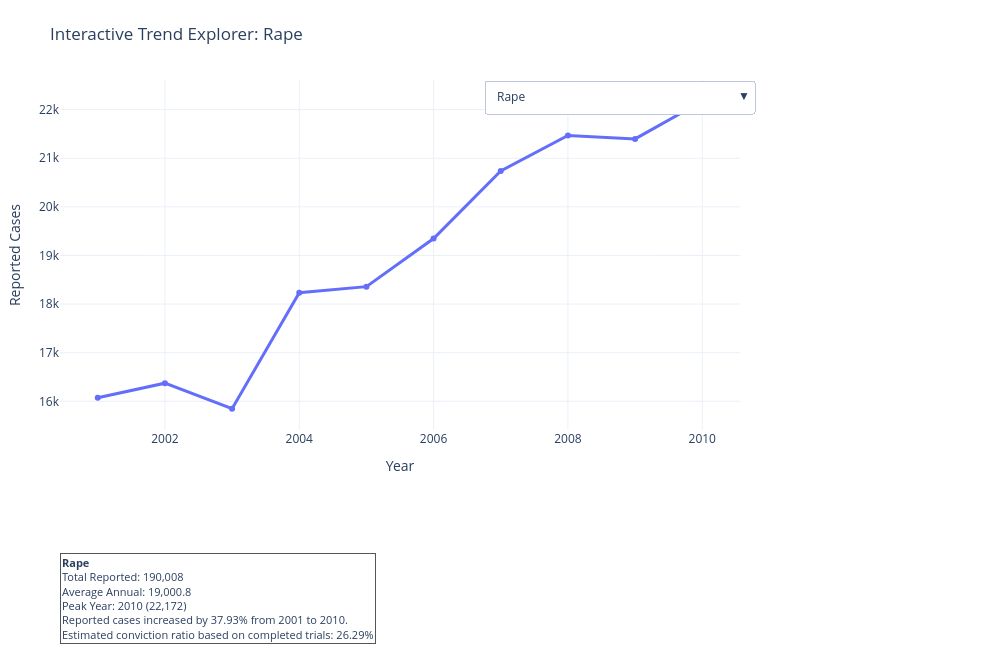

Source (notebook cell):
### Markdown cell above
## 13. Interactive Explorer (Plotly)
Use the dropdown to switch among key crime categories and inspect trend + summary statistics + quick insights.

### Code cell
explorer_categories = [
    "Rape",
    "Kidnapping & Abduction - Women & Girls",
    "Dowry Deaths",
    "Molestation",
    "Sexual harassment",
    "Cruelty by Husband and Relatives",
    "Importation of Girls",
]

available_categories = [
    c for c in explorer_categories if c in set(crime_df_clean["Group_Name"].unique())
]
missing_categories = sorted(set(explorer_categories) - set(available_categories))

if missing_categories:
    display(Markdown(f"Missing categories in dataset: {', '.join(missing_categories)}"))

category_trends = {}
category_stats = {}

for category in available_categories:
    subset = crime_df_clean[crime_df_clean["Group_Name"] == category].copy()
    yearly = subset.groupby("Year", as_index=False)["Cases_Reported"].sum().sort_values("Year")
    category_trends[category] = yearly

    start_val = yearly.iloc[0]["Cases_Reported"]
    end_val = yearly.iloc[-1]["Cases_Reported"]
    growth_pct = ((end_val - start_val) / start_val * 100) if start_val else np.nan

    trials_completed = subset["Cases_Trials_Completed"].sum()
    conviction_rate = (subset["Cases_Convicted"].sum() / trials_completed) if trials_completed else np.nan

    peak_row = yearly.loc[yearly["Cases_Reported"].idxmax()]

    category_stats[category] = {
        "Total_Reported": subset["Cases_Reported"].sum(),
        "Average_Annual_Reported": yearly["Cases_Reported"].mean(),
        "Peak_Year": int(peak_row["Year"]),
        "Peak_Reported_Cases": peak_row["Cases_Reported"],
        "Start_Year": int(yearly.iloc[0]["Year"]),
        "End_Year": int(yearly.iloc[-1]["Year"]),
        "Trend_Change_Pct": growth_pct,
        "Conviction_Rate": conviction_rate,
    }

def insight_text(category_name: str) -> str:
    s = category_stats[category_name]
    change = s["Trend_Change_Pct"]
    if pd.isna(change):
        trend_line = "Trend change is not available due missing baseline values."
    elif change >= 0:
        trend_line = f"Reported cases increased by {change:.2f}% from {s['Start_Year']} to {s['End_Year']}."
    else:
        trend_line = f"Reported cases decreased by {abs(change):.2f}% from {s['Start_Year']} to {s['End_Year']}."

    conviction_text = (
        f"Estimated conviction ratio based on completed trials: {s['Conviction_Rate']*100:.2f}%"
        if not pd.isna(s["Conviction_Rate"]) else
        "Conviction ratio is not available due zero completed trials."
    )

    return (
        f"<b>{category_name}</b><br>"
        f"Total Reported: {s['Total_Reported']:,.0f}<br>"
        f"Average Annual: {s['Average_Annual_Reported']:,.1f}<br>"
        f"Peak Year: {s['Peak_Year']} ({s['Peak_Reported_Cases']:,.0f})<br>"
        f"{trend_line}<br>{conviction_text}"
    )

fig = go.Figure()

for i, category in enumerate(available_categories):
    yearly = category_trends[category]
    fig.add_trace(
        go.Scatter(
            x=yearly["Year"],
            y=yearly["Cases_Reported"],
            mode="lines+markers",
            name=category,
            visible=(i == 0),
            line=dict(width=3),
        )
    )

buttons = []
for i, category in enumerate(available_categories):
    visibility = [False] * len(available_categories)
    visibility[i] = True
    buttons.append(
        dict(
            label=category,
            method="update",
            args=[
                {"visible": visibility},
                {
                    "title": f"Interactive Trend Explorer: {category}",
                    "annotations": [
                        dict(
                            text=insight_text(category),
                            x=0,
                            y=-0.35,
                            xref="paper",
                            yref="paper",
                            xanchor="left",
                            yanchor="top",
                            showarrow=False,
                            align="left",
                            bgcolor="rgba(255, 255, 255, 0.95)",
                            bordercolor="#555",
                            borderwidth=1,
                            font=dict(size=11),
                        )
                    ],
                },
            ],
        )
    )

initial_annotation = insight_text(available_categories[0]) if available_categories else "No category available"

fig.update_layout(
    title=f"Interactive Trend Explorer: {available_categories[0]}" if available_categories else "Interactive Trend Explorer",
    xaxis_title="Year",
    yaxis_title="Reported Cases",
    template="plotly_white",
    width=1000,
    height=650,
    updatemenus=[
        dict(
            type="dropdown",
            direction="down",
            buttons=buttons,
            x=1.02,
            y=1,
            showactive=True,
        )
    ],
    annotations=[
        dict(
            text=initial_annotation,
            x=0,
            y=-0.35,
            xref="paper",
            yref="paper",
            xanchor="left",
            yanchor="top",
            showarrow=False,
            align="left",
            bgcolor="rgba(255, 255, 255, 0.95)",
            bordercolor="#555",
            borderwidth=1,
            font=dict(size=11),
        )
    ],
    margin=dict(l=60, r=260, t=80, b=220),
)

fig.show()

explorer_stats_df = pd.DataFrame(category_stats).T.reset_index().rename(columns={"index": "Category"})
explorer_stats_df["Trend_Change_Pct"] = explorer_stats_df["Trend_Change_Pct"].round(2)
explorer_stats_df["Conviction_Rate_Pct"] = (explorer_stats_df["Conviction_Rate"] * 100).round(2)

display(
    explorer_stats_df[
        [
            "Category",
            "Total_Reported",
            "Average_Annual_Reported",
            "Peak_Year",
            "Peak_Reported_Cases",
            "Trend_Change_Pct",
            "Conviction_Rate_Pct",
        ]
    ]
)

### Figure 1 — Plotly figure (JSON) as saved in the notebook; plotly's stock layout.template omitted (floating-point values rounded to 4 significant figures)
{"data": [{"line": {"width": 3}, "mode": "lines+markers", "name": "Rape", "type": "scatter", "visible": true, "x": [2001, 2002, 2003, 2004, 2005, 2006, 2007, 2008, 2009, 2010], "y": [16080.0, 16370.0, 15850.0, 18230.0, 18360.0, 19350.0, 20740.0, 21470.0, 21400.0, 22170.0]}, {"line": {"width": 3}, "mode": "lines+markers", "name": "Kidnapping & Abduction - Women & Girls", "type": "scatter", "visible": false, "x": [2001, 2002, 2003, 2004, 2005, 2006, 2007, 2008, 2009, 2010], "y": [14640.0, 14510.0, 13300.0, 15580.0, 15750.0, 17410.0, 20420.0, 22940.0, 25740.0, 29800.0]}, {"line": {"width": 3}, "mode": "lines+markers", "name": "Dowry Deaths", "type": "scatter", "visible": false, "x": [2001, 2002, 2003, 2004, 2005, 2006, 2007, 2008, 2009, 2010], "y": [6851.0, 6822.0, 6208.0, 7026.0, 6787.0, 7618.0, 8093.0, 8172.0, 8383.0, 8391.0]}, {"line": {"width": 3}, "mode": "lines+markers", "name": "Molestation", "type": "scatter", "visible": false, "x": [2001, 2002, 2003, 2004, 2005, 2006, 2007, 2008, 2009, 2010], "y": [34120.0, 33940.0, 32940.0, 34570.0, 34180.0, 36620.0, 38730.0, 40410.0, 38710.0, 40610.0]}, {"line": {"width": 3}, "mode": "lines+markers", "name": "Sexual harassment", "type": "scatter", "visible": false, "x": [2001, 2002, 2003, 2004, 2005, 2006, 2007, 2008, 2009, 2010], "y": [9746.0, 10160.0, 12320.0, 10000.0, 9984.0, 9966.0, 10950.0, 12210.0, 11010.0, 9961.0]}, {"line": {"width": 3}, "mode": "lines+markers", "name": "Cruelty by Husband and Relatives", "type": "scatter", "visible": false, "x": [2001, 2002, 2003, 2004, 2005, 2006, 2007, 2008, 2009, 2010], "y": [49170.0, 49240.0, 50700.0, 58120.0, 58320.0, 63130.0, 75930.0, 81340.0, 89550.0, 94040.0]}, {"line": {"width": 3}, "mode": "lines+markers", "name": "Importation of Girls", "type": "scatter", "visible": false, "x": [2001, 2002, 2003, 2004, 2005, 2006, 2007, 2008, 2009, 2010], "y": [163.0, 157.0, 148.0, 226.0, 310.0, 256.0, 274.0, 318.0, 302.0, 311.0]}], "layout": {"annotations": [{"align": "left", "bgcolor": "rgba(255, 255, 255, 0.95)", "bordercolor": "#555", "borderwidth": 1, "font": {"size": 11}, "showarrow": false, "text": "<b>Rape</b><br>Total Reported: 190,008<br>Average Annual: 19,000.8<br>Peak Year: 2010 (22,172)<br>Reported cases increased by 37.93% from 2001 to 2010.<br>Estimated conviction ratio based on completed trials: 26.29%", "x": 0, "xanchor": "left", "xref": "paper", "y": -0.35, "yanchor": "top", "yref": "paper"}], "height": 650, "margin": {"b": 220, "l": 60, "r": 260, "t": 80}, "title": {"text": "Interactive Trend Explorer: Rape"}, "updatemenus": [{"buttons": [{"args": [{"visible": [true, false, false, false, false, false, false]}, {"annotations": [{"align": "left", "bgcolor": "rgba(255, 255, 255, 0.95)", "bordercolor": "#555", "borderwidth": 1, "font": {"size": 11}, "showarrow": false, "text": "<b>Rape</b><br>Total Reported: 190,008<br>Average Annual: 19,000.8<br>Peak Year: 2010 (22,172)<br>Reported cases increased by 37.93% from 2001 to 2010.<br>Estimated conviction ratio based on completed trials: 26.29%", "x": 0, "xanchor": "left", "xref": "paper", "y": -0.35, "yanchor": "top", "yref": "paper"}], "title": "Interactive Trend Explorer: Rape"}], "label": "Rape", "method": "update"}, {"args": [{"visible": [false, true, false, false, false, false, false]}, {"annotations": [{"align": "left", "bgcolor": "rgba(255, 255, 255, 0.95)", "bordercolor": "#555", "borderwidth": 1, "font": {"size": 11}, "showarrow": false, "text": "<b>Kidnapping & Abduction - Women & Girls</b><br>Total Reported: 190,080<br>Average Annual: 19,008.0<br>Peak Year: 2010 (29,795)<br>Reported cases increased by 103.45% from 2001 to 2010.<br>Estimated conviction ratio based on completed trials: 26.20%", "x": 0, "xanchor": "left", "xref": "paper", "y": -0.35, "yanchor": "top", "yref": "paper"}], "title": "Interactive Trend Explorer: Kidnapping & Abduction - Women & Girls"}], "label": "Kidnapping & Abduction - Women & Girls", "method": "update"}, {"args": [{"visible": [false, false, true, false, false, false, false]}, {"annotations": [{"align": "left", "bgcolor": "rgba(255, 255, 255, 0.95)", "bordercolor": "#555", "borderwidth": 1, "font": {"size": 11}, "showarrow": false, "text": "<b>Dowry Deaths</b><br>Total Reported: 74,351<br>Average Annual: 7,435.1<br>Peak Year: 2010 (8,391)<br>Reported cases increased by 22.48% from 2001 to 2010.<br>Estimated conviction ratio based on completed trials: 33.17%", "x": 0, "xanchor": "left", "xref": "paper", "y": -0.35, "yanchor": "top", "yref": "paper"}], "title": "Interactive Trend Explorer: Dowry Deaths"}], "label": "Dowry Deaths", "method": "update"}, {"args": [{"visible": [false, false, false, true, false, false, false]}, {"annotations": [{"align": "left", "bgcolor": "rgba(255, 255, 255, 0.95)", "bordercolor": "#555", "borderwidth": 1, "font": {"size": 11}, "showarrow": false, "text": "<b>Molestation</b><br>Total Reported: 364,836<br>Average Annual: 36,483.6<br>Peak Year: 2010 (40,613)<br>Reported cases increased by 19.02% from 2001 to 2010.<br>Estimated conviction ratio based on completed trials: 30.43%", "x": 0, "xanchor": "left", "xref": "paper", "y": -0.35, "yanchor": "top", "yref": "paper"}], "title": "Interactive Trend Explorer: Molestation"}], "label": "Molestation", "method": "update"}, {"args": [{"visible": [false, false, false, false, true, false, false]}, {"annotations": [{"align": "left", "bgcolor": "rgba(255, 255, 255, 0.95)", "bordercolor": "#555", "borderwidth": 1, "font": {"size": 11}, "showarrow": false, "text": "<b>Sexual harassment</b><br>Total Reported: 106,311<br>Average Annual: 10,631.1<br>Peak Year: 2003 (12,325)<br>Reported cases increased by 2.21% from 2001 to 2010.<br>Estimated conviction ratio based on completed trials: 56.82%", "x": 0, "xanchor": "left", "xref": "paper", "y": -0.35, "yanchor": "top", "yref": "paper"}], "title": "Interactive Trend Explorer: Sexual harassment"}], "label": "Sexual harassment", "method": "update"}, {"args": [{"visible": [false, false, false, false, false, true, false]}, {"annotations": [{"align": "left", "bgcolor": "rgba(255, 255, 255, 0.95)", "bordercolor": "#555", "borderwidth": 1, "font": {"size": 11}, "showarrow": false, "text": "<b>Cruelty by Husband and Relatives</b><br>Total Reported: 669,539<br>Average Annual: 66,953.9<br>Peak Year: 2010 (94,041)<br>Reported cases increased by 91.26% from 2001 to 2010.<br>Estimated conviction ratio based on completed trials: 20.57%", "x": 0, "xanchor": "left", "xref": "paper", "y": -0.35, "yanchor": "top", "yref": "paper"}], "title": "Interactive Trend Explorer: Cruelty by Husband and Relatives"}], "label": "Cruelty by Husband and Relatives", "method": "update"}, {"args": [{"visible": [false, false, false, false, false, false, true]}, {"annotations": [{"align": "left", "bgcolor": "rgba(255, 255, 255, 0.95)", "bordercolor": "#555", "borderwidth": 1, "font": {"size": 11}, "showarrow": false, "text": "<b>Importation of Girls</b><br>Total Reported: 2,465<br>Average Annual: 246.5<br>Peak Year: 2008 (318)<br>Reported cases increased by 90.80% from 2001 to 2010.<br>Estimated conviction ratio based on completed trials: 8.21%", "x": 0, "xanchor": "left", "xref": "paper", "y": -0.35, "yanchor": "top", "yref": "paper"}], "title": "Interactive Trend Explorer: Importation of Girls"}], "label": "Importation of Girls", "method": "update"}], "direction": "down", "showactive": true, "type": "dropdown", "x": 1.02, "y": 1}], "width": 1000, "xaxis": {"title": {"text": "Year"}}, "yaxis": {"title": {"text": "Reported Cases"}}}}
